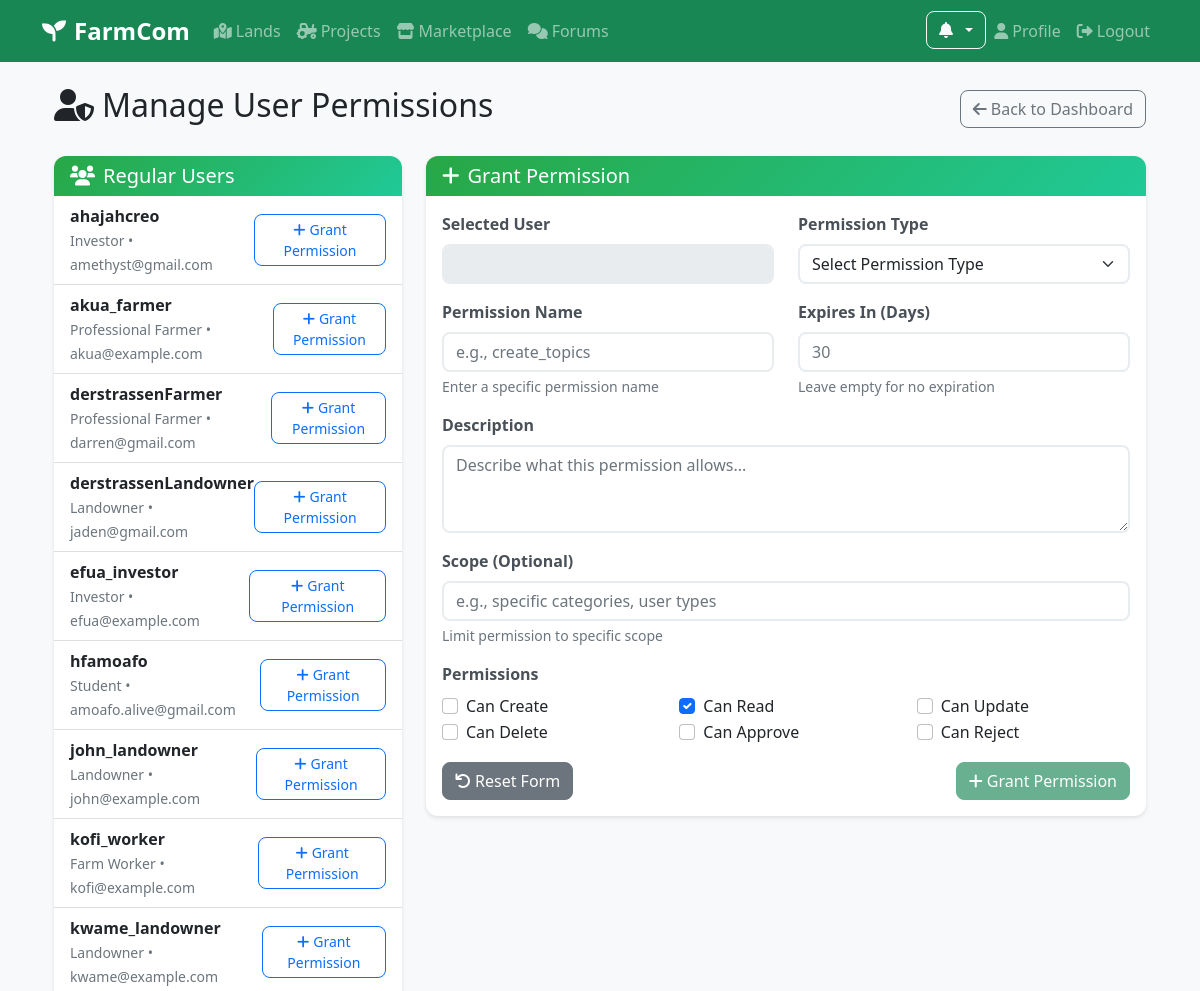
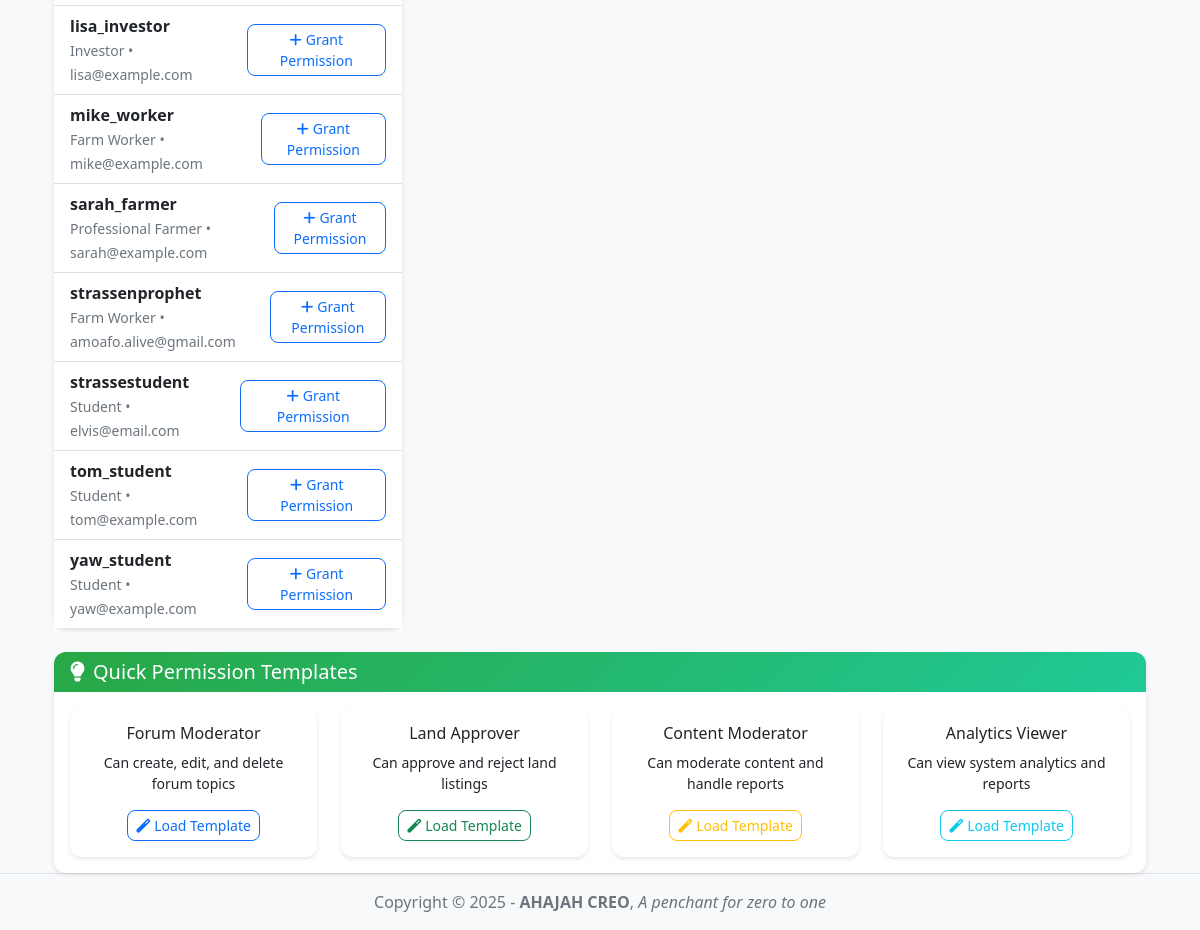
Page /permissions/manage/ (signed in) on the committed database (2 pictures, top to bottom).
### accounts/models.py (models this page shows, shortened)
class User(AbstractUser):
    USER_TYPES = (
        ('LANDOWNER', 'Landowner'),
        ('FARMER', 'Professional Farmer'),
        ('WORKER', 'Farm Worker'),
        ('INVESTOR', 'Investor'),
        ('STUDENT', 'Student'),
    )
    user_type = models.CharField(max_length=20, choices=USER_TYPES)
    phone = models.CharField(max_length=20)
    location = models.CharField(max_length=100)
    bio = models.TextField(blank=True)
    skills = models.CharField(max_length=200, blank=True)
    avatar = models.ImageField(upload_to='avatars/', blank=True, null=True)
    groups = models.ManyToManyField(
        Group,
        verbose_name='groups',
        blank=True,
        help_text='The groups this user belongs to. A user will get all permissions granted to each of their groups.',
        related_name="accounts_user_groups",  # Custom related_name
        related_query_name="accounts_user",
    )
    user_permissions = models.ManyToManyField(
        Permission,
        verbose_name='user permissions',
        blank=True,
        help_text='Specific permissions for this user.',
        related_name="accounts_user_permissions",  # Custom related_name
        related_query_name="accounts_user",
    )
    supervisor = models.ForeignKey(
        'self',
        null=True,
        blank=True,
        on_delete=models.SET_NULL,
        related_name='supervised_workers',
        limit_choices_to={'user_type': 'FARMER'},
        help_text='The professional farmer supervising this worker (if applicable).'
    )

### user_permissions/views.py (the view)
# urls.py: path('manage/', views.manage_permissions, name='manage_permissions'),
@login_required
def manage_permissions(request):
    if not request.user.is_superuser:
        messages.error(request, 'Access denied. Superuser privileges required.')
        return redirect('home')
    users = User.objects.filter(is_superuser=False).order_by('username')
    categories = PermissionCategory.objects.filter(is_active=True)
    user_permissions = {}
    for user in users:
        user_permissions[user.id] = get_user_permissions(user)
    context = {
        'users': users,
        'categories': categories,
        'user_permissions': user_permissions,
    }
    return render(request, 'user_permissions/manage_permissions.html', context)

### templates/user_permissions/manage_permissions.html (shortened to what this page needs)
{% extends 'base.html' %}
{% load static %}
{% block content %}
<div class="container mt-4">
    <div class="row">
        <div class="col-12">
            <div class="d-flex justify-content-between align-items-center mb-4">
                <h2><i class="fas fa-user-shield me-2"></i>Manage User Permissions</h2>
                <a href="{% url 'admin_dashboard' %}" class="btn btn-outline-secondary">
                    <i class="fas fa-arrow-left me-1"></i>Back to Dashboard
                </a>
            </div>
        </div>
    </div>
    <div class="row">
        <div class="col-md-4">
            <div class="card">
                <div class="card-header bg-primary text-white">
                    <h5 class="mb-0"><i class="fas fa-users me-2"></i>Regular Users</h5>
                </div>
                <div class="card-body p-0">
                    <div class="list-group list-group-flush">
                        {% for user in users %}
                        <div class="list-group-item d-flex justify-content-between align-items-center">
                            <div>
                                <strong>{{ user.username }}</strong>
                                <br>
                                <small class="text-muted">{{ user.get_user_type_display }} • {{ user.email }}</small>
                            </div>
                            <button class="btn btn-sm btn-outline-primary" onclick="selectUser({{ user.id }}, '{{ user.username }}')">
                                <i class="fas fa-plus me-1"></i>Grant Permission
                            </button>
                        </div>
                        {% empty %}
                        <div class="list-group-item text-muted">No regular users found.</div>
                        {% endfor %}
                    </div>
                </div>
            </div>
        </div>
        <div class="col-md-8">
            <div class="card">
                <div class="card-header bg-success text-white">
                    <h5 class="mb-0"><i class="fas fa-plus me-2"></i>Grant Permission</h5>
                </div>
                <div class="card-body">
                    <form id="permissionForm">
                        <div class="row">
                            <div class="col-md-6">
                                <div class="mb-3">
                                    <label class="form-label"><strong>Selected User</strong></label>
                                    <input type="text" id="selectedUser" class="form-control" readonly>
                                </div>
                            </div>
                            <div class="col-md-6">
                                <div class="mb-3">
                                    <label class="form-label"><strong>Permission Type</strong></label>
                                    <select name="permission_type" class="form-select" required>
                                        <option value="">Select Permission Type</option>
                                    </select>
                                </div>
                            </div>
                        </div>
                        <div class="row">
                            <div class="col-md-6">
                                <div class="mb-3">
                                    <label class="form-label"><strong>Permission Name</strong></label>
                                    <input type="text" name="permission_name" class="form-control" placeholder="e.g., create_topics" required>
                                    <div class="form-text">Enter a specific permission name</div>
                                </div>
                            </div>
                            <div class="col-md-6">
                                <div class="mb-3">
                                    <label class="form-label"><strong>Expires In (Days)</strong></label>
                                    <input type="number" name="expires_at" class="form-control" placeholder="30" min="1" max="365">
                                    <div class="form-text">Leave empty for no expiration</div>
                                </div>
                            </div>
                        </div>
                        <div class="mb-3">
                            <label class="form-label"><strong>Description</strong></label>
                            <textarea name="description" class="form-control" rows="3" placeholder="Describe what this permission allows..."></textarea>
                        </div>
                        <div class="mb-3">
                            <label class="form-label"><strong>Scope (Optional)</strong></label>
                            <input type="text" name="scope" class="form-control" placeholder="e.g., specific categories, user types">
                            <div class="form-text">Limit permission to specific scope</div>
                        </div>
                        <div class="mb-3">
                            <label class="form-label"><strong>Permissions</strong></label>
                            <div class="row">
                                <div class="col-md-4">
                                    <div class="form-check">
                                        <input class="form-check-input" type="checkbox" name="can_create" id="can_create">
                                        <label class="form-check-label" for="can_create">Can Create</label>
                                    </div>
                                </div>
                                <div class="col-md-4">
                                    <div class="form-check">
                                        <input class="form-check-input" type="checkbox" name="can_read" id="can_read" checked>
                                        <label class="form-check-label" for="can_read">Can Read</label>
                                    </div>
                                </div>
                                <div class="col-md-4">
                                    <div class="form-check">
                                        <input class="form-check-input" type="checkbox" name="can_update" id="can_update">
                                        <label class="form-check-label" for="can_update">Can Update</label>
                                    </div>
                                </div>
                                <div class="col-md-4">
                                    <div class="form-check">
                                        <input class="form-check-input" type="checkbox" name="can_delete" id="can_delete">
                                        <label class="form-check-label" for="can_delete">Can Delete</label>
                                    </div>
                                </div>
                                <div class="col-md-4">
                                    <div class="form-check">
                                        <input class="form-check-input" type="checkbox" name="can_approve" id="can_approve">
                                        <label class="form-check-label" for="can_approve">Can Approve</label>
                                    </div>
                                </div>
                                <div class="col-md-4">
                                    <div class="form-check">
                                        <input class="form-check-input" type="checkbox" name="can_reject" id="can_reject">
                                        <label class="form-check-label" for="can_reject">Can Reject</label>
                                    </div>
                                </div>
                            </div>
                        </div>
                        <div class="d-flex justify-content-between">
                            <button type="button" class="btn btn-secondary" onclick="resetForm()">
                                <i class="fas fa-undo me-1"></i>Reset Form
                            </button>
                            <button type="submit" class="btn btn-success" id="grantButton" disabled>
                                <i class="fas fa-plus me-1"></i>Grant Permission
                            </button>
                        </div>
                    </form>
                </div>
            </div>
        </div>
    </div>
    <div class="row mt-4">
        <div class="col-12">
            <div class="card">
                <div class="card-header bg-info text-white">
                    <h5 class="mb-0"><i class="fas fa-lightbulb me-2"></i>Quick Permission Templates</h5>
                </div>
                <div class="card-body">
                    <div class="row">
                        <div class="col-md-3">
                            <div class="card border-primary">
                                <div class="card-body text-center">
                                    <h6 class="card-title">Forum Moderator</h6>
                                    <p class="card-text small">Can create, edit, and delete forum topics</p>
                                    <button class="btn btn-sm btn-outline-primary" onclick="loadTemplate('forum_moderator')">
                                        <i class="fas fa-magic me-1"></i>Load Template
                                    </button>
                                </div>
                            </div>
                        </div>
                        <div class="col-md-3">
                            <div class="card border-success">
                                <div class="card-body text-center">
                                    <h6 class="card-title">Land Approver</h6>
                                    <p class="card-text small">Can approve and reject land listings</p>
                                    <button class="btn btn-sm btn-outline-success" onclick="loadTemplate('land_approver')">
                                        <i class="fas fa-magic me-1"></i>Load Template
                                    </button>
                                </div>
                            </div>
                        </div>
                        <div class="col-md-3">
                            <div class="card border-warning">
                                <div class="card-body text-center">
                                    <h6 class="card-title">Content Moderator</h6>
                                    <p class="card-text small">Can moderate content and handle reports</p>
                                    <button class="btn btn-sm btn-outline-warning" onclick="loadTemplate('content_moderator')">
                                        <i class="fas fa-magic me-1"></i>Load Template
                                    </button>
                                </div>
                            </div>
                        </div>
                        <div class="col-md-3">
                            <div class="card border-info">
                                <div class="card-body text-center">
                                    <h6 class="card-title">Analytics Viewer</h6>
                                    <p class="card-text small">Can view system analytics and reports</p>
                                    <button class="btn btn-sm btn-outline-info" onclick="loadTemplate('analytics_viewer')">
                                        <i class="fas fa-magic me-1"></i>Load Template
                                    </button>
                                </div>
                            </div>
                        </div>
                    </div>
                </div>
            </div>
        </div>
    </div>
</div>
{% endblock %}

### rows in the picture
User: username "ahajahcreo", user_type "Investor", email "amethyst@gmail.com"
User: username "akua_farmer", user_type "Professional Farmer", email "akua@example.com"
User: username "derstrassenFarmer", user_type "Professional Farmer", email "darren@gmail.com"
User: username "derstrassenLandowner", user_type "Landowner", email "jaden@gmail.com"
User: username "efua_investor", user_type "Investor", email "efua@example.com"
User: username "hfamoafo", user_type "Student", email "amoafo.alive@gmail.com"
User: username "john_landowner", user_type "Landowner", email "john@example.com"
User: username "kofi_worker", user_type "Farm Worker", email "kofi@example.com"
User: username "kwame_landowner", user_type "Landowner", email "kwame@example.com"
User: username "lisa_investor", user_type "Investor", email "lisa@example.com"
User: username "mike_worker", user_type "Farm Worker", email "mike@example.com"
User: username "sarah_farmer", user_type "Professional Farmer", email "sarah@example.com"
User: username "strassenprophet", user_type "Farm Worker", email "amoafo.alive@gmail.com"
User: username "strassestudent", user_type "Student", email "elvis@email.com"
User: username "tom_student", user_type "Student", email "tom@example.com"
User: username "yaw_student", user_type "Student", email "yaw@example.com"
